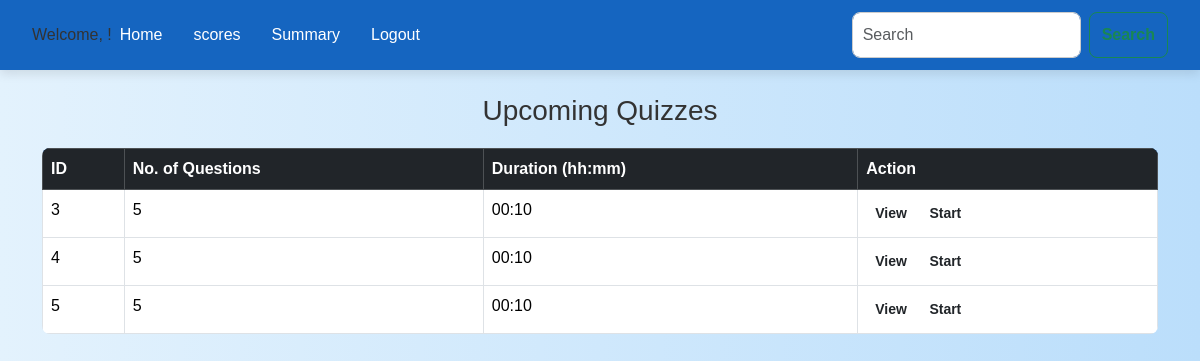
Screenshot of /user_dashboard with the database file from the repository.
### app.py (models this page shows)
class Quiz(db.Model):
    id = db.Column(db.Integer, primary_key=True)
    name = db.Column(db.String(100), nullable=False)
    chapter_id = db.Column(db.Integer, db.ForeignKey('chapter.id'), nullable=False)
    duration = db.Column(db.String(10), nullable=False)
    chapter = db.relationship('Chapter', back_populates='quizzes')
    questions = db.relationship('Question', back_populates='quiz', lazy=True)

### app.py (the view)
@app.route('/user_dashboard')
def user_dashboard():
    quizzes = Quiz.query.all()
    for quiz in quizzes:
        quiz.question_count = Question.query.filter_by(quiz_id=quiz.id).count()
    return render_template('user_dashboard.html', quizzes=quizzes)

### app.py (called while the page is built)
@app.after_request
def add_header(response):
    response.headers["Cache-Control"] = "no-store, no-cache, must-revalidate, public, max-age=0"
    response.headers["Pragma"] = "no-cache"
    response.headers["Expires"] = "0"
    return response

### templates/user_dashboard.html (shortened to what this page needs)
<!DOCTYPE html>
<html lang="en">
    <head>
        <link rel="stylesheet" href="https://cdn.jsdelivr.net/npm/bootstrap@5.3.3/dist/css/bootstrap.min.css">
        <link rel="stylesheet" href="https://cdnjs.cloudflare.com/ajax/libs/font-awesome/6.0.0-beta3/css/all.min.css">
        <link rel="stylesheet" href="/static/style.css">
    </head>
<body>
    <header>
        <nav class="navbar navbar-expand-lg bg-light">
            <div class="container-fluid">
                <div class="welcome-text">
                    Welcome, {{ session['fullname'] }}!
                </div>
                <div class="collapse navbar-collapse" id="navbarSupportedContent">
                    <ul class="navbar-nav me-auto mb-2 mb-lg-0">
                        <li class="nav-item"><a class="nav-link" href="{{ url_for('user_dashboard') }}">Home</a></li>
                        <li class="nav-item"><a class="nav-link" href="{{ url_for('scores') }}">scores</a></li>
                        <li class="nav-item"><a class="nav-link" href="{{url_for('user_summary') }}">Summary</a></li>
                        <li class="nav-item"><a class="nav-link" href="{{ url_for('index') }}">Logout</a></li>
                    </ul>
                    <form class="d-flex" role="search">
                        <input class="form-control me-2" type="search" placeholder="Search">
                        <button class="btn btn-outline-success" type="submit">Search</button>
                    </form>
                </div>
            </div>
        </nav>
    </header>
    <div class="container mt-4">
        <h3 class="text-center">Upcoming Quizzes</h3>
        <table class="table table-bordered">
            <thead class="table-dark">
                <tr>
                    <th>ID</th>
                    <th>No. of Questions</th>
                    <th>Duration (hh:mm)</th>
                    <th>Action</th>
                </tr>
            </thead>
            <tbody>
                {% for quiz in quizzes %}
                <tr>
                    <td>{{ quiz.id }}</td>
                    <td>{{ quiz.question_count}}</td>
                    <td>{{ quiz.duration }}</td>
                    <td>
                        <a href="{{ url_for('view_quiz', quiz_id=quiz.id) }}" class="btn btn-view btn-sm">View</a>
                        <a href="{{ url_for('start_quiz', quiz_id=quiz.id, q_no=1) }}" class="btn btn-start btn-sm">Start</a>
                    </td>
                </tr>
                {% endfor %}
            </tbody>
        </table>
    </div>
</body>
</html>

### static/style.css (style rules this page uses)
body { background: linear-gradient(to right, #e3f2fd, #bbdefb); font-family: 'Poppins', sans-serif; color: #333; }
.navbar { background-color: #1565c0 !important; padding: 12px 20px; box-shadow: 0px 4px 10px rgba(0, 0, 0, 0.1); }
.navbar-nav .nav-link { color: #fff !important; font-size: 1rem; margin-right: 15px; transition: all 0.3s ease-in-out; }
.container { margin-top: 40px; }
.table { margin-top: 20px; border-radius: 8px; overflow: hidden; }
.table thead { background: #1565c0; color: white; font-size: 1rem; }
.table tbody tr { transition: background 0.3s; }
.btn { border-radius: 8px; transition: all 0.3s ease-in-out; font-weight: bold; }
.form-control { border-radius: 8px; border: 1px solid #ccc; padding: 10px; font-size: 1rem; }

### rows the page displays
Quiz: id "3", question_count "5", duration "00:10"
Quiz: id "4", question_count "5", duration "00:10"
Quiz: id "5", question_count "5", duration "00:10"
